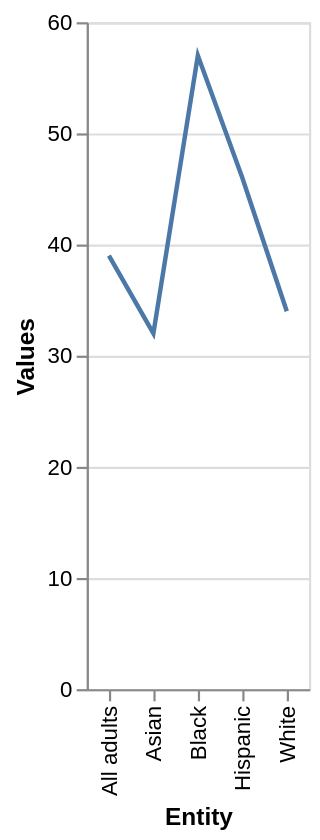

This figure's Vega-Lite source:
### Vega-Lite specification from a JSON file in a GitHub repository (floating-point values rounded to 4 significant figures)
{"$schema": "https://vega.github.io/schema/vega-lite/v5.json", "description": "Line chart auto-generated from CSV", "data": {"values": [{"Entity": "Asian", "Values": "32.0"}, {"Entity": "Hispanic", "Values": "46.0"}, {"Entity": "Black", "Values": "57.0"}, {"Entity": "White", "Values": "34.0"}, {"Entity": "All adults", "Values": "39.0"}]}, "mark": "line", "encoding": {"x": {"field": "Entity", "type": "ordinal"}, "y": {"field": "Values", "type": "quantitative"}}}
